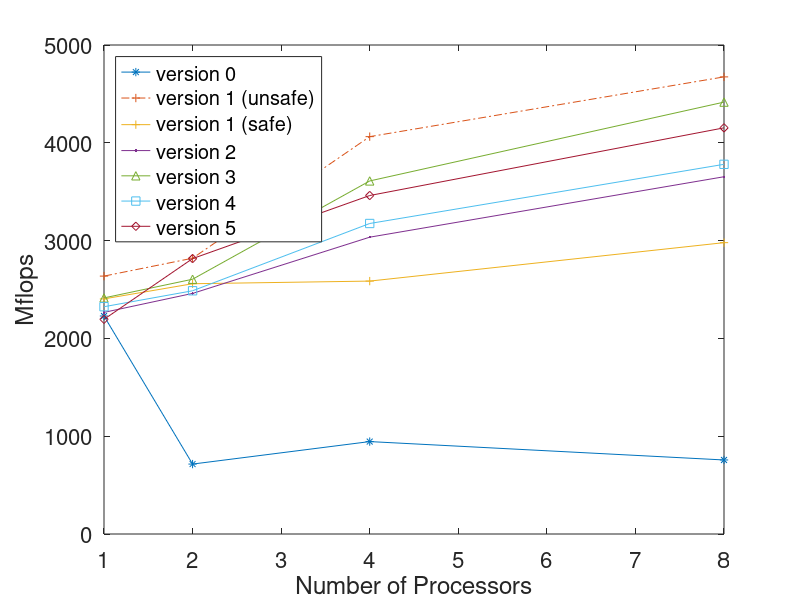

Write the MATLAB code that produced this figure.
close all; clear all; clc;

if 1
% fjacobi bsub executed on henry2 where mflops printed to fjacobi.out and copied here
%    run separately for each num procs (same .out file is used)
procs = [1 2 4 8]
mflops0 = [2229 715 945 757]  % version 0
mflops1a= [2637 2820 4063 4674]  % version 1 unsafe
mflops1b = [2404 2559 2586 2979]  % version 1 safe
mflops2 = [2266 2460 3035 3653]  % version 2
mflops3 = [2414 2605 3610 4416]  % version 3
mflops4 = [2324 2487 3175 3780]  % version 4
mflops5 = [2195 2816 3461 4153]  % version 5

figure;
plot(procs,mflops0,'*-','DisplayName','version 0');
hold on;
plot(procs,mflops1a,'+-.','DisplayName','version 1 (unsafe)');
plot(procs,mflops1b,'+-','DisplayName','version 1 (safe)');
plot(procs,mflops2,'.-','DisplayName','version 2');
plot(procs,mflops3,'^-','DisplayName','version 3');
plot(procs,mflops4,'s-','DisplayName','version 4');
plot(procs,mflops5,'d-','DisplayName','version 5');
xlabel('Number of Processors');
ylabel('Mflops');
set(gca,'FontSize',16);
legend('location','northwest');

end
%==============================================================================
if 0
% plot the k-field and head field to confirm values
% change v3_n1 to correct version and num procs
nprocs = 1
k=[],h=[]
for i = 0:nprocs-1
	d = readmatrix(['a5/slndata_',int2str(i),'_v3_n1.txt']);
	k = [k d(:,2)'];
	h = [h d(:,3)'];
end

x0=0,xL=10,dx=(xL-x0)/1000
x = [dx:dx:xL];

figure;
plot(x,k,'r-');
xlabel('x (m)');
ylabel('k (m/d)');
set(gca,'FontSize',16);

figure;
plot(x,h,'b-');
xlabel('x (m)');
ylabel('h (m)');
set(gca,'FontSize',16);

end
%==============================================================================
if 0
% calculate c0 and c1 coefficients for analytical solution
% h(0)=1, h(10)=0
% 4ac = 0.0056 > b^2 = 0.0049
a = 0.007, b = -0.07, c = 0.2

f = @(x) (2/sqrt(4*a*c - b*b)) * atan( (2*a*x + b) / (sqrt(4*a*c - b*b)) )

f(0)   % = -91.4243
f(10)  % = 91.4243

% plugging back into h = c0*f(x) + c1 we get
% c0 = -0.0055, c1 = 0.5

end
